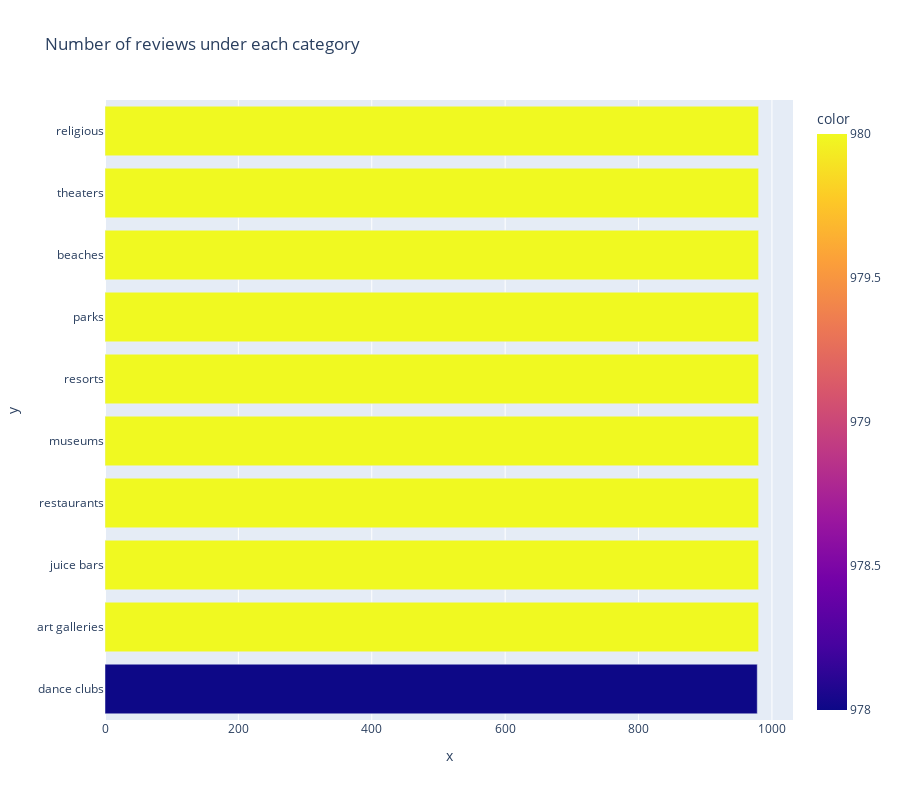

Notebook code for this chart:
### Code cell
# visualize our first plot: we will examine the number of reviews under each category
import matplotlib.pyplot as plt
import warnings
%matplotlib inline
import plotly.express as px

# Plotting pretty figures and avoid blurry images
%config InlineBackend.figure_format = 'retina'
# Larger scale for plots in notebooks


# Ignore warnings
import warnings
warnings.filterwarnings('ignore')

# Enable multiple cell outputs
from IPython.core.interactiveshell import InteractiveShell
InteractiveShell.ast_node_interactivity = 'all'

column_names = ['art galleries'
,'dance clubs'
,'juice bars'
,'restaurants'
,'museums'
,'resorts'
,'parks'
,'beaches'
,'theaters'
,'religious']

counts = df_trvl_rvw[column_names[:]].astype(bool).sum(axis=0).sort_values()

test = []
for i in range(len(counts.index)):
    test.append(counts.index[i])
    



fig = px.bar(counts, 
             x=counts, 
             y=test,
             color=counts,
                             labels={
                     "Total Ratings": "this is x",
                     "Categories": "this is y)"
                 },
                height = 800,
                title="Number of reviews under each category")

fig.show()

### Figure 1 — Plotly figure (JSON) as saved in the notebook; plotly's stock layout.template omitted (floating-point values rounded to 4 significant figures)
{"data": [{"alignmentgroup": "True", "hovertemplate": "x=%{x}<br>y=%{y}<br>color=%{marker.color}<extra></extra>", "legendgroup": "", "marker": {"color": [978, 980, 980, 980, 980, 980, 980, 980, 980, 980], "coloraxis": "coloraxis"}, "name": "", "offsetgroup": "", "orientation": "h", "showlegend": false, "textposition": "auto", "type": "bar", "x": [978, 980, 980, 980, 980, 980, 980, 980, 980, 980], "xaxis": "x", "y": ["dance clubs", "art galleries", "juice bars", "restaurants", "museums", "resorts", "parks", "beaches", "theaters", "religious"], "yaxis": "y"}], "layout": {"barmode": "relative", "coloraxis": {"colorbar": {"title": {"text": "color"}}, "colorscale": [[0, "#0d0887"], [0.1111, "#46039f"], [0.2222, "#7201a8"], [0.3333, "#9c179e"], [0.4444, "#bd3786"], [0.5556, "#d8576b"], [0.6667, "#ed7953"], [0.7778, "#fb9f3a"], [0.8889, "#fdca26"], [1, "#f0f921"]]}, "height": 800, "legend": {"tracegroupgap": 0}, "title": {"text": "Number of reviews under each category"}, "xaxis": {"anchor": "y", "domain": [0, 1], "title": {"text": "x"}}, "yaxis": {"anchor": "x", "domain": [0, 1], "title": {"text": "y"}}}}
